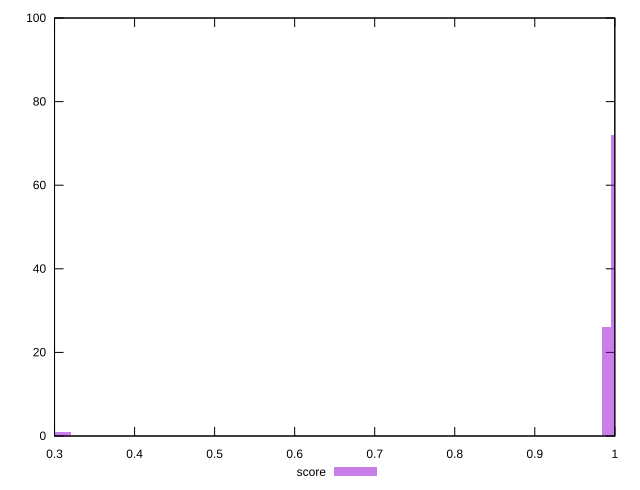

Generate this figure with gnuplot:
reset

$score <<EOF
0.3044185329956468 1
0.31529062345977704 1
1.0002323226999823 72
0.989360232235852 26
EOF

set key outside below
set boxwidth 0.010872090464130242
set xrange [0.3:1]
set yrange [0:100]
set trange [0:100]
set style fill transparent solid 0.5 noborder
set terminal svg size 640, 490 enhanced background rgb 'white'
set output "report_00017_2021-02-10T15-08-03.406Z/speed-index/samples/pages+cached+noadtech+nomedia/score/histogram.svg"

plot $score title "score" with boxes

reset
